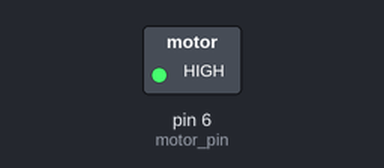
The sketch below on a simulated Arduino Uno, built with avr-gcc and run on an emulated ATmega328P. Parts: switched loads named in the sketch (green lamp = pin HIGH). Dashed ring = blinking.

Above: at 0.2 s.
Timing chart, 0 to 3.0 s (numbered marks = the images above):
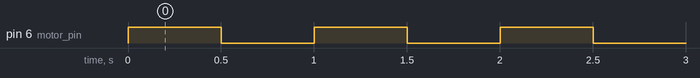

The sketch:

DC_Motors.ino
```cpp
const int motor_pin = 6;

void setup() {
  pinMode(motor_pin, OUTPUT);
}

void loop() {
  digitalWrite(motor_pin, HIGH);
  delay(500);
  digitalWrite(motor_pin, LOW);
  delay(500);
}
```

Measured:
- by itself, pin 6 (motor_pin): alternates HIGH for 0.50 s and LOW for 0.50 s
